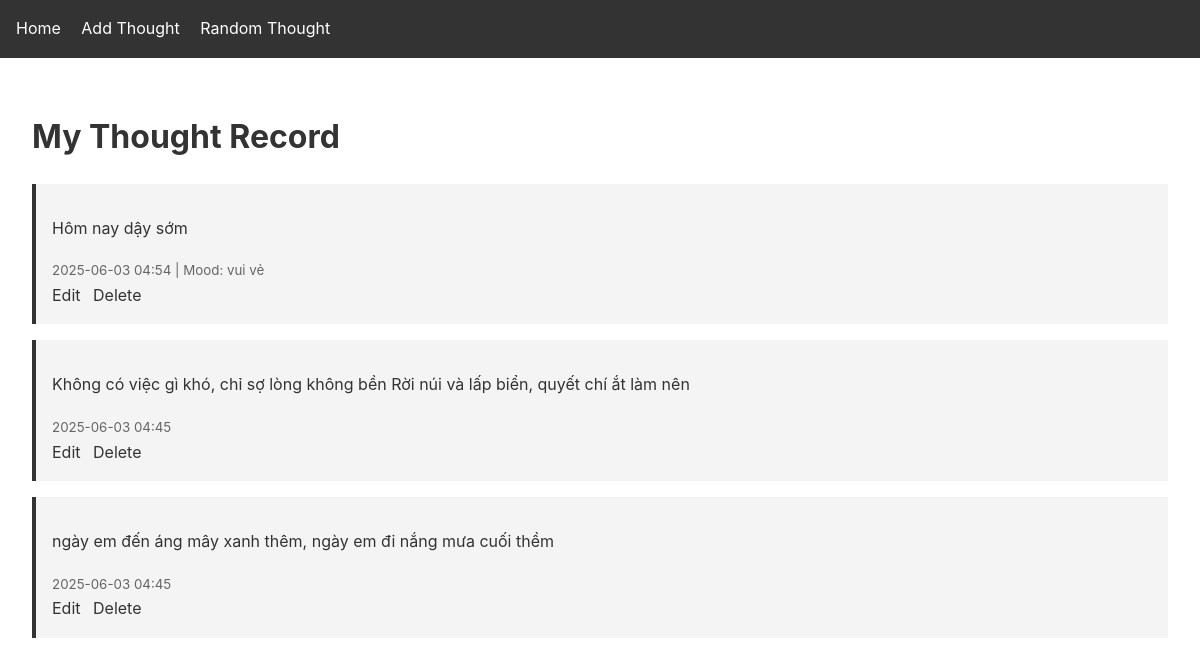
/index, run on the app's committed database.
### app/models.py (models this page shows, shortened)
class Thought(db.Model):
    id = db.Column(db.Integer, primary_key=True)
    content = db.Column(db.String(500), nullable=False)
    timestamp = db.Column(db.DateTime, index=True, default=datetime.utcnow)
    mood = db.Column(db.String(50))  # Optional: add mood tracking
    category = db.Column(db.String(50))  # Optional: add categorization

### app/routes.py (the view)
@bp.route('/')
@bp.route('/index')
def index():
    thoughts = Thought.query.order_by(Thought.timestamp.desc()).all()
    return render_template('index.html', thoughts=thoughts)

### app/templates/index.html (shortened to what this page needs)
{% extends "base.html" %}
{% block content %}
    <h1>My Thought Record</h1>
    {% for thought in thoughts %}
        <div class="thought">
            <p>{{ thought.content }}</p>
            <small>
                {{ thought.timestamp.strftime('%Y-%m-%d %H:%M') }}
                {% if thought.mood %} | Mood: {{ thought.mood }}{% endif %}
            </small>
            <div class="actions">
                <a href="{{ url_for('main.edit_thought', id=thought.id) }}">Edit</a>
                <a href="{{ url_for('main.delete_thought', id=thought.id) }}" onclick="return confirm('Are you sure?')">Delete</a>
            </div>
        </div>
    {% endfor %}
{% endblock %}

### app/templates/base.html (shortened to what this page needs)
<!DOCTYPE html>
<html>
<head>
    <link rel="stylesheet" href="{{ url_for('static', filename='style.css') }}">
</head>
<body>
    <nav>
        <a href="{{ url_for('main.index') }}">Home</a>
        <a href="{{ url_for('main.add_thought') }}">Add Thought</a>
        <a href="{{ url_for('main.random_thought') }}">Random Thought</a>
    </nav>
    <div class="container">
        {% block content %}{% endblock %}
    </div>
</body>
</html>

### app/static/style.css (style rules this page uses)
body { font-family: -apple-system, BlinkMacSystemFont, "Segoe UI", Roboto, "Helvetica Neue", Arial, sans-serif; line-height: 1.6; margin: 0; padding: 0; color: #333; }
nav { background: #333; padding: 1rem; }
nav a { color: white; margin-right: 1rem; text-decoration: none; }
.container { padding: 2rem; }
.thought { background: #f4f4f4; margin: 1rem 0; padding: 1rem; border-left: 4px solid #333; }
.thought small { color: #666; }
.actions a { margin-right: 0.5rem; color: #333; text-decoration: none; }

### data on the page
Thought: content "Hôm nay dậy sớm", timestamp "2025-06-03 04:54", mood "vui vẻ"
Thought: content "Không có việc gì khó, chỉ sợ lòng không bền Rời núi và lấp biển, quyết chí ắt làm nên", timestamp "2025-06-03 04:45"
Thought: content "ngày em đến áng mây xanh thêm, ngày em đi nắng mưa cuối thềm", timestamp "2025-06-03 04:45"
